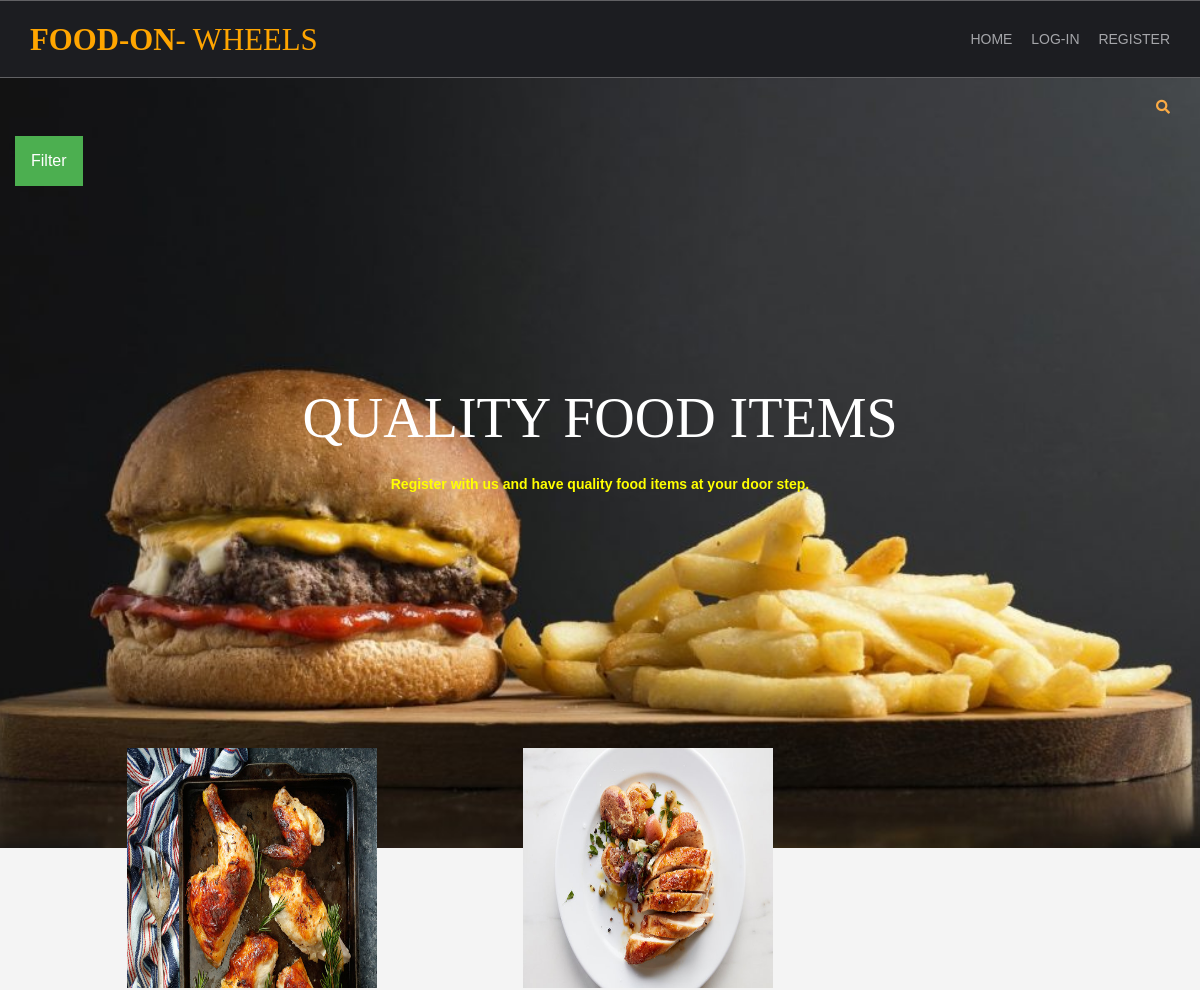
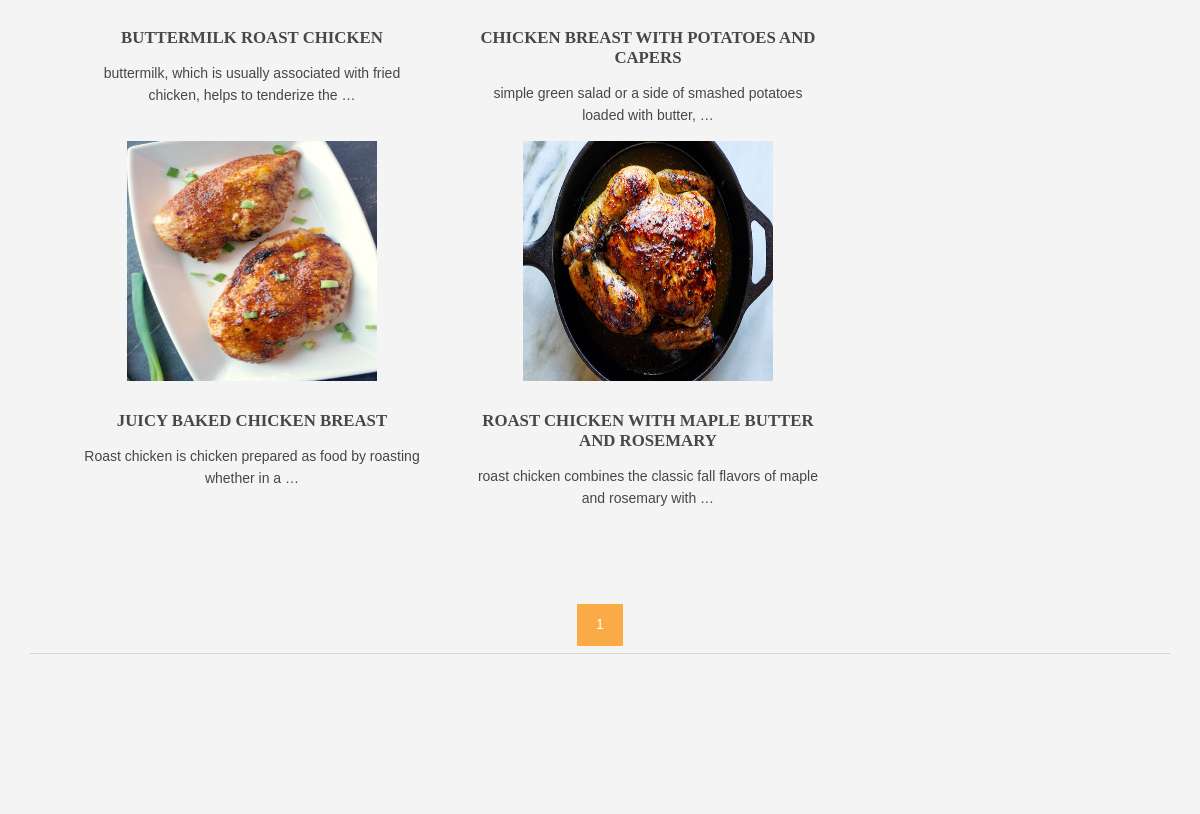
Screenshot of /chicken-recipes/ with the database file from the repository (2 pictures, top to bottom).
### shop/models.py (models this page shows, shortened)
class product(models.Model):
    name = models.CharField(max_length=150, unique=True)
    slug = models.SlugField(max_length=150, unique=True)
    image = models.ImageField(upload_to='products')
    description = models.TextField()
    stock = models.IntegerField()
    available = models.BooleanField()
    price = models.IntegerField()
    category = models.ForeignKey(category, on_delete=models.CASCADE)
    class Meta:
        ordering = ('name',)
    def get_url(self):
        return reverse('details', args=[self.category.slug, self.slug])

### shop/views.py (the view)
# urls.py: 2. Add a URL to urlpatterns:  path('', views.home, name='home')
def home(request, c_slug=None):
    c_page = None
    prodt = None
    if c_slug is not None:
        c_page = get_object_or_404(category, slug=c_slug)
        prodt = product.objects.filter(category=c_page, available=True)
    else:
        prodt = product.objects.all().filter(available=True)
    cat = category.objects.all()
    paginator = Paginator(prodt, 6)
    try:
        page = int(request.GET.get('page', '1'))
    except():
        page = 1
    try:
        pro = paginator.page(page)
    except(EmptyPage, InvalidPage):
        pro = paginator.page(paginator.num_pages)
    return render(request, 'index.html', {'products': prodt, 'categories': cat, 'pages': pro})

### cart/context_processor.py (called while the page is built)
def count(request):
    item_count = 0
    if 'admin' in request.path:
        return {}
    else:
        try:
            ct = cart_list.objects.filter(cart_id=c_id(request))
            cart_items = items.objects.filter(cart=ct[:1])
            for item in cart_items:
                item_count += item.quantity
        except cart_list.DoesNotExist:
            item_count = 0
        return dict(count=item_count)

### cart/views.py (called while the page is built)
def c_id(request):
    ct_id = request.session.session_key
    print("own",request.session.session_key)
    if not ct_id:
        print("new")
        ct_id = request.session.create()
        print("new",request.session.create())
    return ct_id

### shop/models.py (called while the page is built)
    def get_url(self):
        return reverse('product_category', args=[self.slug])

### templates/index.html (shortened to what this page needs)
{% extends 'base.html' %}
{% load static %}
{%block content%}
<html lang="">
<head>
<link href="{% static 'hm/layout/styles/layout.css'%}" rel="stylesheet" type="text/css" media="all">
</head>
<body id="top">
<div class="demo" style="background-image:url('{% static 'hm/images/demo/backgrounds/foodss.jpg'%}');">
    <div class="wrapper row0">
    <div id="topbar" class="hoc clear">
  <div class="fl_right">
        <ul class="nospace">
          <li id="searchform">
          </li>
        </ul>
        </div>
  </div>
      <div>
<div class="dropdown">
  <button class="dropbtn">Filter</button>
</div>
      </div>
  <div id="pageintro" class="hoc clear">
    <article>
      <h3 class="heading" style="color:white;">QUALITY FOOD ITEMS</h3>
      <p style="color:yellow;"><b>Register with us and have quality food items at your door step.</b></p>
    </article>
  </div>
</div>
<div class="wrapper row2">
  <main class="hoc container clear">
    <section id="introblocks">
      <ul class="nospace group btmspace-80">
        {% for product in pages.object_list %}
        <li class="one_third">
          <figure><a class="imgover" href="{{product.get_url}}"><img src={{product.image.url}} style="height:240px; width:250px;" alt=""></a>
            <figcaption>
              <h6 class="heading">{{product.name}}</h6>
              <p>{{product.description|truncatewords:12}}</p>
            </figcaption>
          </figure>
        </li>
{% endfor %}
      </ul>
    </section>
    <center>
{% for page in pages.paginator.page_range %}
<a href="?page={{page}}" class="btn bt-light btn-sm.{% if pages.number == page %} active {% endif %}">{{page}}</a>
 {% endfor %}
    </center>
    <hr class="btmspace-80">
  </main>
</div>
</div>
</body>
</html>
{%endblock%}

### static/hm/layout/styles/layout.css (style rules this page uses)
#topbar { padding:20px 0; font-size:.8rem; text-transform:uppercase; }
#topbar ul li { display:inline-block; margin-right:15px; }
#topbar ul li:last-child { margin-right:0; padding-right:0; border-right:none; }
#topbar #searchform { position:relative; line-height:1; z-index:9999; }
#topbar #searchform::after { display:block; height:18px; line-height:18px; padding:0; font-family:"Font Awesome\ 5 Free"; font-weight:900; font-size:1rem; content:"\f002"; }
#topbar #searchform ::placeholder { text-transform:capitalize; }
#pageintro { padding:200px 0 300px; }
#pageintro article, #pageintro article p { display:block; max-width:75%; margin:0 auto; text-align:center; }
#pageintro article p { max-width:65%; line-height:2rem; }
#pageintro .heading { margin-bottom:20px; font-size:4rem; }
.container { padding:80px 0; }
#introblocks { display:block; position:relative; margin:-180px 0 0 0; z-index:1; text-align:center; }
#introblocks figure figcaption { display:block; padding:30px 0 0 0; text-align:center; }
#introblocks figure figcaption .heading { font-size:1.2rem; font-weight:700; margin-bottom:0; }
*, *::before, *::after { transition:all .3s ease-in-out; }
body { color:#A5A6AA; background-color:#1C1D21; }
a { color:#FBAB45; }
hr, .borderedbox { border-color:#D7D7D7; }
.btn, .btn.inverse:hover { color:#FFFFFF; background-color:#FBAB45; border-color:#FBAB45; }
.imgover, .imgover:hover::after { color:#FFFFFF; }
.row2 { color:#474747; background-color:#F4F4F4; }
#topbar #searchform { color:#FBAB45; }
#pageintro { color:#FFFFFF; }
@media screen and (min-width:1140px) { .hoc { max-width:1140px; } }

### static/hm/layout/styles/framework.css (style rules this page uses)
html { overflow-y:scroll; overflow-x:hidden; }
html, body { margin:0; padding:0; font-size:14px; line-height:1.6em; }
*, *::before, *::after { box-sizing:border-box; }
.nospace { margin:0; padding:0; list-style:none; }
.btn { display:inline-block; padding:8px 18px 10px; text-transform:uppercase; border:1px solid; }
.clear, .group { display:block; }
.clear::before, .clear::after, .group::before, .group::after { display:table; content:""; }
.clear, .clear::after, .group, .group::after { clear:both; }
a { outline:none; text-decoration:none; }
.fl_right, .imgr { float:right; }
img { width:auto; max-width:100%; height:auto; margin:0; padding:0; border:none; line-height:normal; vertical-align:middle; }
.imgover { display:inline-block; position:relative; max-width:100%; }
.imgover::before, .imgover::after { display:block; position:absolute; content:""; text-align:center; opacity:0; }
.imgover::before { top:0; right:0; bottom:0; left:0; }
.imgover::after { top:50%; left:50%; width:50px; height:50px; line-height:50px; margin:-25px 0 0 -25px; font-family:"Font Awesome\ 5 Free"; font-weight:900; content:"\f067"; font-size:28px; }
body, input, textarea, select { font-family:Verdana, Geneva, sans-serif; }
h1, h2, h3, h4, h5, h6, .heading { font-family:Georgia, "Times New Roman", Times, serif; }
label, input, textarea, select, button { display:block; resize:none; outline:none; color:inherit; font-size:inherit; font-family:inherit; vertical-align:middle; }
::placeholder { opacity:1; }
h1, h2, h3, h4, h5, h6, .heading { margin:0 0 20px 0; font-size:1.4rem; line-height:normal; font-weight:normal; text-transform:uppercase; }
hr { display:block; width:100%; height:1px; border:solid; border-width:1px 0 0 0; }
.wrapper { display:block; position:relative; width:100%; margin:0; padding:0; text-align:left; word-wrap:break-word; }
.hoc { display:block; margin:0 auto; }
address, article, aside, figcaption, figure, footer, header, main, nav, section { display:block; margin:0; padding:0; }
.one_half, .one_third, .two_third, .one_quarter, .two_quarter, .three_quarter { display:inline-block; float:left; margin:0 0 0 4.21052%; list-style:none; }
.one_third { width:30.52631%; }
.btmspace-80 { margin-bottom:80px; }

### templates/index.html (style rules this page uses)
.demo { height:100%; background-position:center; background-repeat: no-repeat; background-size:cover; }
.dropbtn { background-color: #4CAF50; color: white; padding: 16px; font-size: 16px; border: none; cursor: pointer; }
.dropdown { position: relative; display: inline-block; padding-left: 15px; }

### rows the page displays
product: image (picture), name "BUTTERMILK ROAST CHICKEN", description "buttermilk, which is usually associated with fried chicken, helps to tenderize the …"
product: image (picture), name "CHICKEN BREAST WITH POTATOES AND CAPERS", description "simple green salad or a side of smashed potatoes loaded with butter, …"
product: image (picture), name "JUICY BAKED CHICKEN BREAST", description "Roast chicken is chicken prepared as food by roasting whether in a …"
product: image (picture), name "ROAST CHICKEN WITH MAPLE BUTTER AND ROSEMARY", description "roast chicken combines the classic fall flavors of maple and rosemary with …"

### other values shown
{{ page }} "1"
